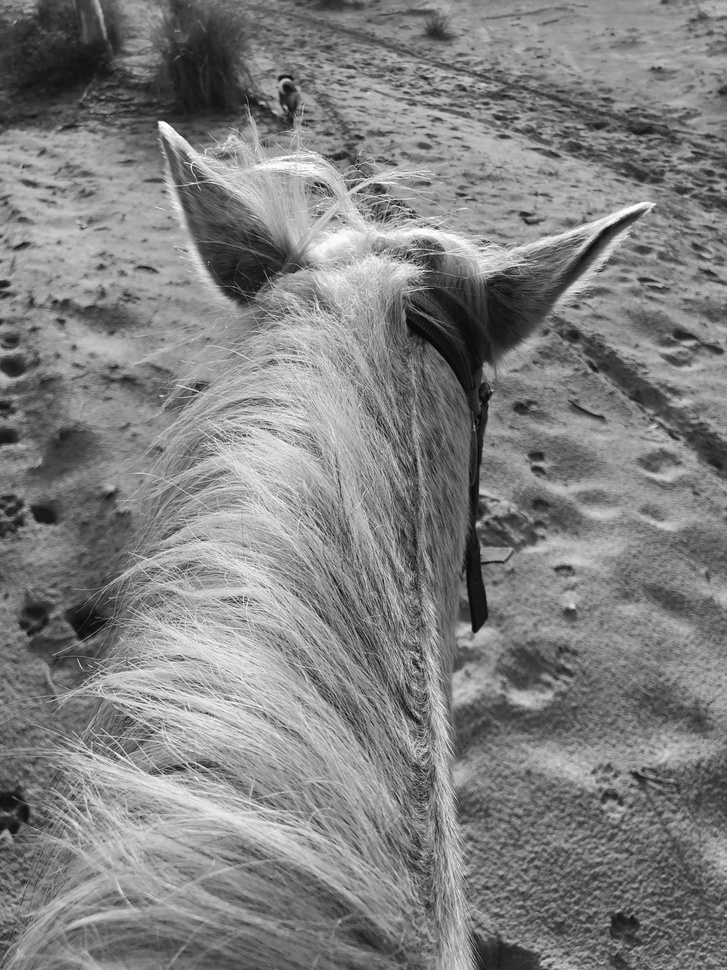
#> input picture test.jpg, 727 x 970 px, shrunk from 3000 x 4000 before the run
$ python conv2d_gaussian.py
#> lines starting #> are read from the running program, lines starting #| are printed output that depends on the picture
import cv2
import numpy as np
import matplotlib.pyplot as plt

def gaussian_kernel(size: int, sigma: float):
    assert size % 2 == 1, "kernel size must be odd"
    k = size // 2
    x, y = np.mgrid[-k:k+1, -k:k+1]
    kernel = np.exp(-(x**2 + y**2) / (2 * sigma**2))
    kernel /= 2 * np.pi * sigma**2
    kernel /= kernel.sum()
    return kernel

def conv2d(image, kernel):
    # 获取尺寸
    h, w = image.shape
    kh, kw = kernel.shape
    pad_h, pad_w = kh // 2, kw // 2

    # 边缘镜像填充
    padded = np.pad(image, ((pad_h, pad_h), (pad_w, pad_w)), mode='reflect')
    output = np.zeros_like(image, dtype=np.float64)

    # 逐像素卷积
    for i in range(h):
        for j in range(w):
            region = padded[i:i+kh, j:j+kw]
            output[i, j] = np.sum(region * kernel)

    return output

if __name__ == "__main__":
    img = cv2.imread("test.jpg", cv2.IMREAD_GRAYSCALE)
#> img is the input picture: shape (970, 727); min 1, max 255, mean 127.8
    if img is None:
        raise FileNotFoundError("请将 test.jpg 放在当前目录下")

    # 定义不同参数的高斯核
    params = [(3, 1), (5, 1), (7, 2)]

    plt.figure(figsize=(12, 4))
    plt.subplot(1, 4, 1)
    plt.imshow(img, cmap='gray')
    plt.title("原图像")
    plt.axis('off')

    # 依次卷积并显示结果
    for idx, (size, sigma) in enumerate(params):
        kernel = gaussian_kernel(size, sigma)
        blurred = conv2d(img, kernel)
        plt.subplot(1, 4, idx + 2)
        plt.imshow(blurred, cmap='gray')
        plt.title(f"size={size}, σ={sigma}")
        plt.axis('off')
#> this loop made 3 passes
#> pass 2, in conv2d (call 2), `padded = np.pad(image, ((pad_h, pad_h), (pad_w, pad_w)), mode='reflect')`:
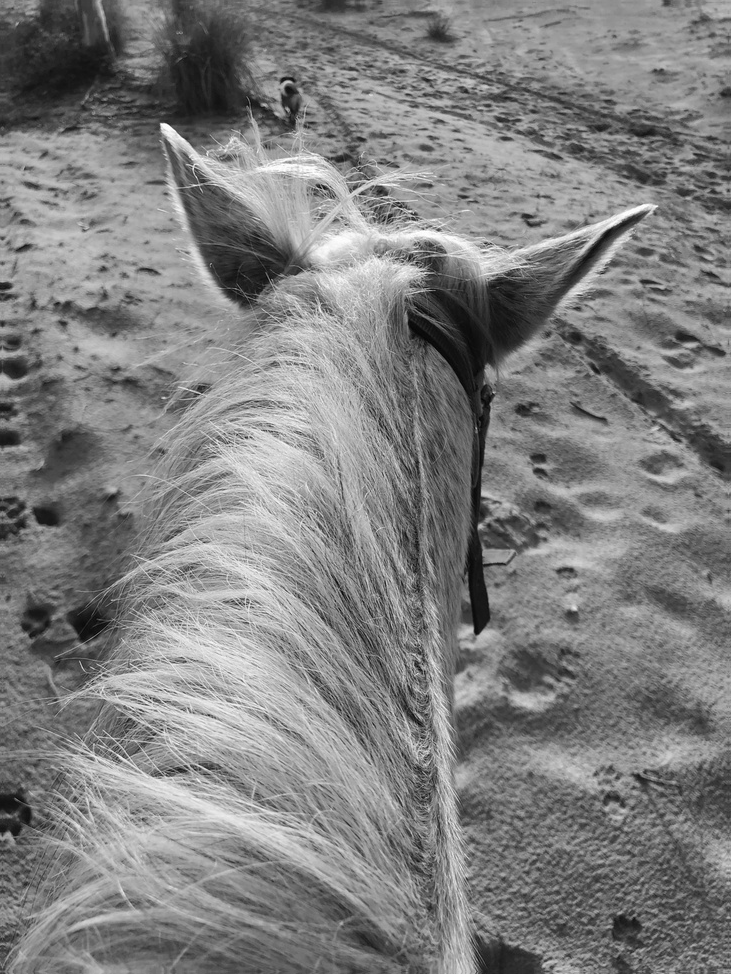
#> padded: shape (974, 731); min 1, max 255, mean 127.7

    plt.tight_layout()
    plt.show()
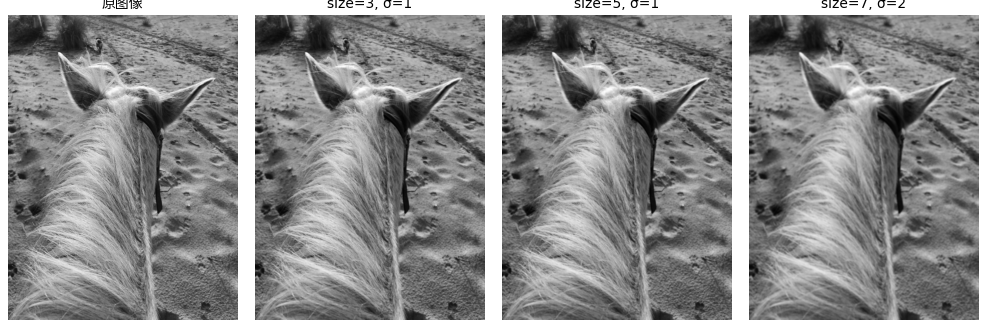
#> figure drawn by matplotlib, 4 panels
